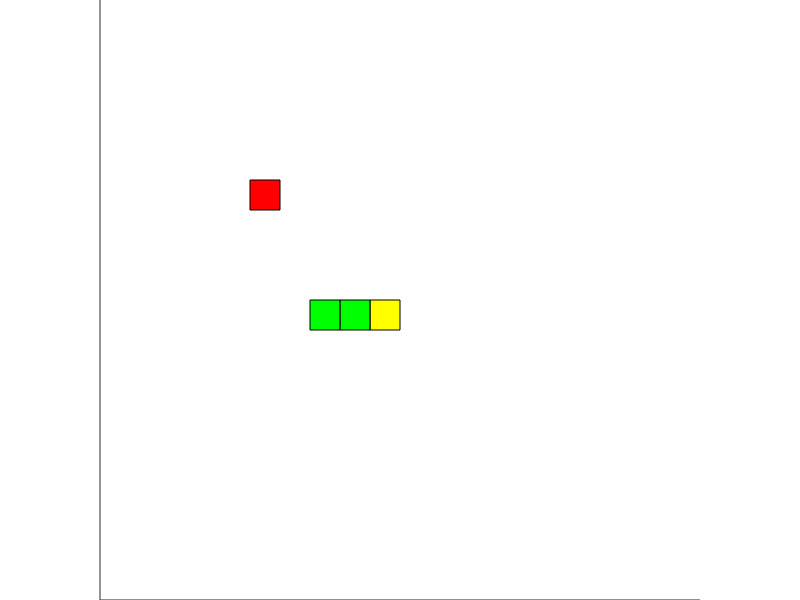

This chart was generated by the following MATLAB code: (Note: this script raises an error after producing the figure.)
function controlled_snake_game()
    clc;
    close all;

    % Game grid setup
    gridSize = 20;
    gridCount = 20;

    % Snake initial setup
    direction = [1 0];  % Starts moving right
    snake = [10 10; 9 10; 8 10];
    food = generateFood(snake, gridCount);
    score = 0;

    foodEaten = 0;        % Count how many foods eaten
    foodValue = 1;        % Initial score per food

    maxSpeed = 2.5;               % Max blocks per second
    minDelay = 1 / maxSpeed;      % Minimum delay
    maxDelay = 1.0;               % Initial delay
    delay = maxDelay;             % Current delay

    % Create figure
    fig = figure('Name', 'Snake Game ', ...
        'KeyPressFcn', @keyHandler, ...
        'NumberTitle', 'off', ...
        'Color', 'k', ...
        'MenuBar', 'none', ...
        'ToolBar', 'none', ...
        'Resize', 'off', ...
        'Position', [100 100 gridSize*gridCount gridSize*gridCount]);

    ax = axes('Parent', fig, ...
        'Position', [0 0 1 1], ...
        'XLim', [0 gridCount], ...
        'YLim', [0 gridCount], ...
        'XTick', [], 'YTick', [], ...
        'Color', 'k');
    axis square;

    drawGame();  % Initial draw

    % Main game loop
    while ishandle(fig)
        % Adjust speed gradually until 5 foods eaten
        if score < 5
            delay = max(minDelay, maxDelay - score * ((maxDelay - minDelay) / 5));
        end

        % Stop speed increase if snake fills two rows
        if size(snake, 1) >= 2 * gridCount
            delay = minDelay;
        end

        pause(delay);

        newHead = snake(1,:) + direction;

        % Collision detection
        if isOutOfBounds(newHead, gridCount) || ismember(newHead, snake, 'rows')
            msgbox(['Game Over! Score: ' num2str(score)], 'Game Over');
            break;
        end

        snake = [newHead; snake];

        if isequal(newHead, food)
            foodEaten = foodEaten + 1;
            score = score + foodValue;
            food = generateFood(snake, gridCount);
            beep;

            % Increase foodValue every 3 food items
            if mod(foodEaten, 3) == 0
                foodValue = foodValue * 2;
            end
        else
            snake(end,:) = [];
        end

        drawGame();
    end

    % --- Drawing Function ---
    function drawGame()
        cla;
        % Draw food
        rectangle('Position', [food - 1, 1, 1], 'FaceColor', 'r');
        % Draw snake head
        rectangle('Position', [snake(1,:) - 1, 1, 1], 'FaceColor', 'y');
        % Draw snake body
        for i = 2:size(snake, 1)
            rectangle('Position', [snake(i,:) - 1, 1, 1], 'FaceColor', 'g');
        end
        % Show score, speed, and food value
        title(['Score: ', num2str(score), ...
               ' | Speed: ', num2str(round(1/delay, 2)), ...
               ' blocks/sec | Food Value: ', num2str(foodValue)], ...
               'Color', 'w', 'FontSize', 12);
        drawnow;
    end

    % --- Key Handler ---
    function keyHandler(~, event)
        key = lower(event.Key);
        switch key
            case {'uparrow', 'w', '8'}
                if ~isequal(direction, [0 -1])
                    direction = [0 1];
                end
            case {'downarrow', 's', '2'}
                if ~isequal(direction, [0 1])
                    direction = [0 -1];
                end
            case {'leftarrow', 'a', '4'}
                if ~isequal(direction, [1 0])
                    direction = [-1 0];
                end
            case {'rightarrow', 'd', '6'}
                if ~isequal(direction, [-1 0])
                    direction = [1 0];
                end
        end
    end
end

% --- Generate Food Function ---
function food = generateFood(snake, gridCount)
    while true
        food = randi([1 gridCount], 1, 2);
        if ~ismember(food, snake, 'rows')
            break;
        end
    end
end

% --- Wall Collision Check ---
function result = isOutOfBounds(position, gridCount)
    result = position(1) < 1 || position(1) > gridCount || ...
             position(2) < 1 || position(2) > gridCount;
end
